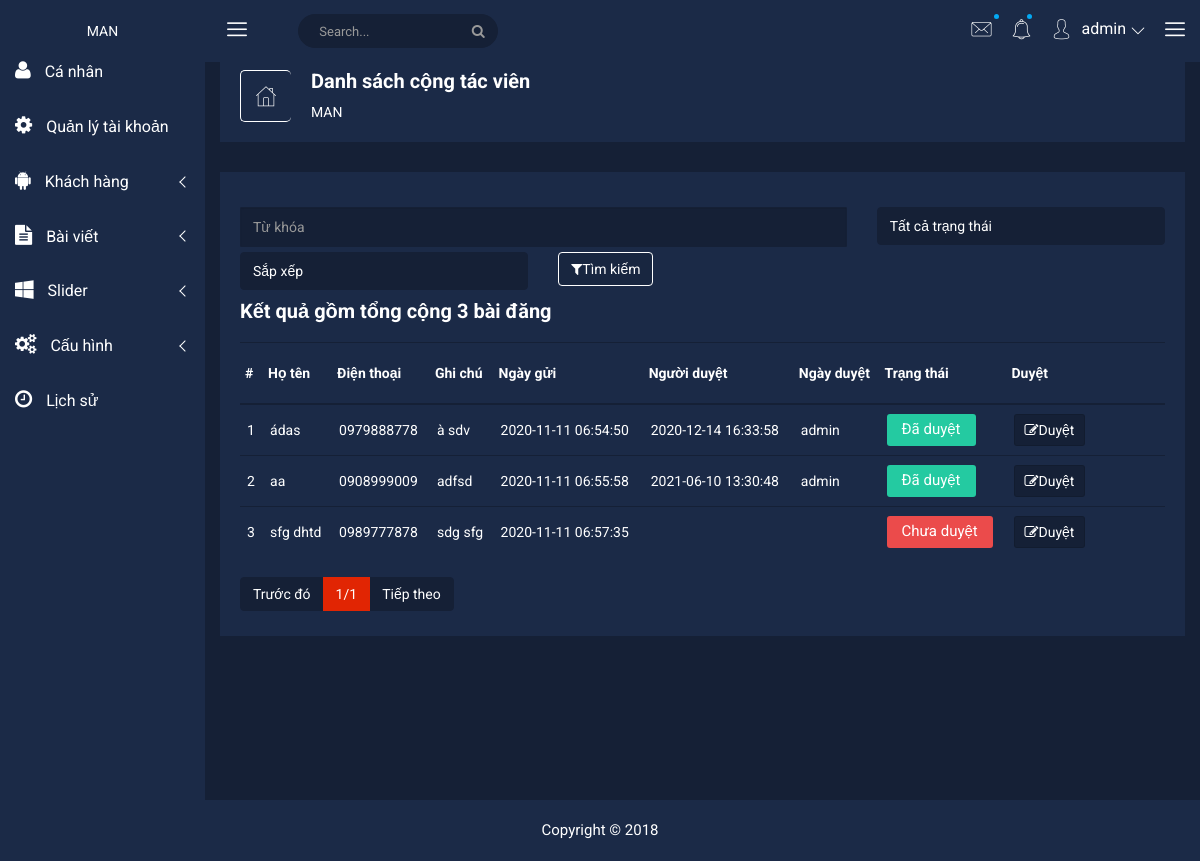
Screenshot of /man/admin/lst-collaborator.php (signed in) with the database file from the repository.
### tables this page shows
CREATE TABLE `collaborator` (
  `id` int(11) NOT NULL AUTO_INCREMENT,
  `name` varchar(50) NOT NULL,
  `phone` varchar(20) NOT NULL,
  `note` text NOT NULL,
  `post_date` datetime NOT NULL,
  `check_date` datetime DEFAULT NULL,
  `check_mem` varchar(50) DEFAULT NULL,
  PRIMARY KEY (`id`)
);

### man/admin/lst-collaborator.php (called while the page is built, shortened)
<?php
	require_once('../lib/paging.php');
	require_once('layout.php');
?>

### man/lib/db.php (called while the page is built, shortened)
<?php
class DP{
	private static function connect_DB()
	{
		$host='localhost';
		$dbname='man_db';
		$us='man';
		$pass='man@123';
		try {
			$conn = new PDO("mysql:host=$host;dbname=$dbname;charset=utf8mb4",$us, $pass,array(
		 			PDO::ATTR_ERRMODE => PDO::ERRMODE_EXCEPTION,
		 			PDO::ATTR_PERSISTENT => false,
		 			PDO::MYSQL_ATTR_INIT_COMMAND => "SET NAMES utf8"
		 		)
		 	);
			return $conn;
		}
		catch(PDOException $e)
		{
			echo "Error: " . $e->getMessage();
			return null;
    	}
	}
	public static function run_query_internal($q,$paras,$t,$con){
		try{
			$h=$con->prepare($q);
			$h->execute();
			switch($t)
			{
				case 2: $r=$h->fetchAll();break;
			}
			return $r;
		}
		catch(PDOException $e)
		{
			echo '<h1>'.$e->getMessage().'</h1>';
			return false;
		}
	}
	public static function run_query($q,$paras,$t){
		$con=DP::connect_DB();
		return DP::run_query_internal($q,$paras,$t,$con);
	}
}
?>

### man/lib/paging.php (called while the page is built)
<?php
class Paging
{
	static public function div_Page($num_item, $num_item_per_page, $page_idx, &$num_page,&$begin, &$end)
	{
		$num_page=floor($num_item/$num_item_per_page)+($num_item%$num_item_per_page!=0?1:0);
		$begin=($page_idx-1)*$num_item_per_page+1;
		$end=($begin+$num_item_per_page-1>$num_item?$num_item:$begin+$num_item_per_page-1);
	}
}
?>

### man/admin/component/lst_collaborator_ctp.php (the view, shortened to what this page needs)
<?php
$query_string='';
$query ='SELECT `id`, `name`, `phone`, `note`, `post_date`, `check_date`, `check_mem` FROM `collaborator`';
$paras=[];
$lst_post=DP::run_query($query,$paras,2);
$num_page=0;$begin=-1;$end=-1;
$num_per_page=10;$page_idx=(isset($_GET['page'])?$_GET['page']:1);
?>
<div class="product-status-wrap">
    <div class="filter" style="margin-top:10px">
        <form method="get">
            <div class="row">
                <div class="col-md-8" style="padding-top: 5px;">
                    <input name="txtTitle" type="text" class="form-control" placeholder="Từ khóa" <?php echo (isset($_GET['txtTitle'])?'value="'.$_GET['txtTitle'].'"':'');?>>
                </div>
                <div class="col-md-4" style="padding-top: 5px;">
                    <select name="ddl_trangthai" class="custom-select" style="color:#fff;background-color: #152036;border:solid 1px #152036;">
                        <option value="" selected>Tất cả trạng thái</option>
                    </select>
                </div>
                </div>
                <div class="row">
                <div class="col-md-4" style="padding-top: 5px;">
                    <select name="sort" class="custom-select" style="color:#fff;background-color: #152036;border:solid 1px #152036;">
                        <option value="" selected>Sắp xếp</option>
                    </select>
                </div>
                <div class="col-md-4 col-lg-3" style="padding-top: 5px;">
                 <button class="btn" style="color:#fff;background-color: RGBA(0,0,0,0.1);border:solid 1px #fff"><i class="fa fa-filter"></i>Tìm kiếm</button>
                </div>
            </div>
        </form>
    </div>
    <h4 style="margin-top: 10px">Kết quả gồm tổng cộng <?php echo count($lst_post);?> bài đăng</h4>
    <?php
    if($num_page>0)
    {
    ?>
    <table id="tb-post">
        <tbody>
            <tr>
                <th><a href="<?php echo ($query_string==''?'?':$query_string.'&');?>sort=<?php echo (!isset($_GET['sort'])? '0':($_GET['sort']==1?'0':'1') );?>">#</a></th>
                <th>Họ tên</th>
                <th>Điện thoại</th>
                <th>Ghi chú</th>
                <th>Ngày gửi</th>
                <th>Người duyệt</th>
                <th>Ngày duyệt</th>
                <th>Trạng thái</th>
                <th style="min-width:150px;">Duyệt</th>
            </tr>
            <?php
            foreach ($lst_post as $key=>$post) {
                if($key>=$begin-1 && $key<=$end-1)
                {
            ?>
            <tr>
                <td><?php echo $post['id'];?></td>
                <td><?php echo $post['name'];?></td>
                <td><?php echo $post['phone'];?></td>
                <td><?php echo $post['note'];?></td>
                <td><?php echo $post['post_date'];?></td>
                <td><?php echo $post['check_date'];?></td>
                <td><?php echo $post['check_mem'];?></td>
                <td>
                    <button conid="<?php echo $post['id'];?>" class="<?php echo $post['check_date']==''?'ds-setting':'pd-setting';?>"><?php echo ($post['check_date']==''?'Chưa duyệt':'Đã duyệt');?></button>
                </td>
                <td>
                    <button edit-id="<?php echo $post['id'];?>" data-toggle="tooltip" title="" class="pd-setting-ed" data-original-title="Edit" onclick="duyetYeuCau(<?php echo $post['id'];?>);"><i class="fa fa-pencil-square-o" aria-hidden="true"></i>Duyệt</button>
                </td>
            </tr>
            <?php
                }
            }
            ?>
        </tbody>
    </table>
    <div class="custom-pagination" id="paging-std" tb-id="tb-post" num-per-page='10'>
        <ul class="pagination">
            <li class="page-item"><a href="<?php echo ($query_string==''?'?':$query_string.'&');?>page=<?php echo ($page_idx==1?$page_idx:($page_idx-1));?>" name="pre-page" class="page-link" style="cursor: pointer">Trước đó</a></li>
            <li class="page-item active"><span name="cur-page" class="page-link"><?php if(!isset($_GET['page'])) echo 1; else echo $_GET['page'];?>/<?php echo $num_page;?></span></li>
            <li class="page-item"><a href="<?php echo ($query_string==''?'?':$query_string.'&');?>page=<?php echo ($page_idx==$num_page?$page_idx:($page_idx+1));?>" name="next-page" class="page-link" style="cursor: pointer">Tiếp theo</a></li>
        </ul>
    </div>
    <?php
    }
    ?>
</div>

### man/admin/css/main.css (style rules this page uses)
html { color: #222; font-size: 1em; line-height: 1.4; }

### man/admin/custom-css/layout.css (style rules this page uses)
table a { color:#fff; }

### man/admin/css/custom-layout.css (style rules this page uses)
.custom-select { display: inline-block; width: 100%; height: calc(2.25rem + 2px); padding: .375rem 1.75rem .375rem .75rem; line-height: 1.5; color: #495057; vertical-align: middle; background: #fff no-repeat right .75rem center; background-size: 8px 10px; border: 1px solid #ced4da; border-radius: .25rem; -webkit-appearance: none; -moz-appearance: none; appearance: none; }
.custom-control-label::before, .custom-file-label, .custom-select { transition: background-color .15s ease-in-out,border-color .15s ease-in-out,box-shadow .15s ease-in-out; }

### rows the page displays
collaborator: id "1", name "ádas", phone "0979888778", note "à sdv", post_date "2020-11-11 06:54:50", check_date "2020-12-14 16:33:58", check_mem "admin", shows "Đã duyệt"
collaborator: id "2", name "aa", phone "0908999009", note "adfsd", post_date "2020-11-11 06:55:58", check_date "2021-06-10 13:30:48", check_mem "admin", shows "Đã duyệt"
collaborator: id "3", name "sfg dhtd", phone "0989777878", note "sdg sfg", post_date "2020-11-11 06:57:35", shows "Chưa duyệt"

### other values shown
$_SESSION['ht'] "admin"
$title_page "Danh sách cộng tác viên"
count($lst_post) "3"
$num_page "1"
